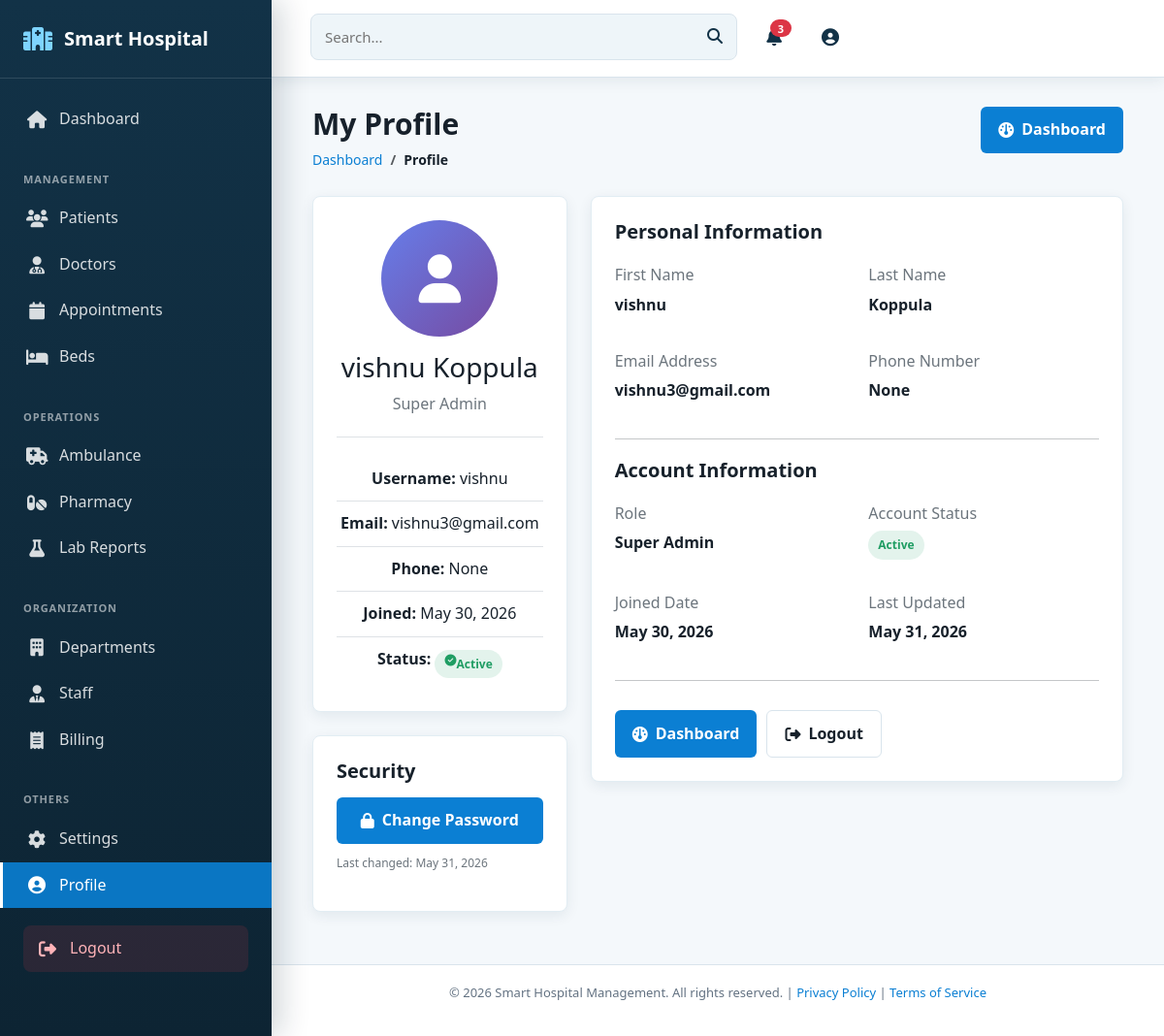
The app's page /accounts/profile/ (signed in), older data.
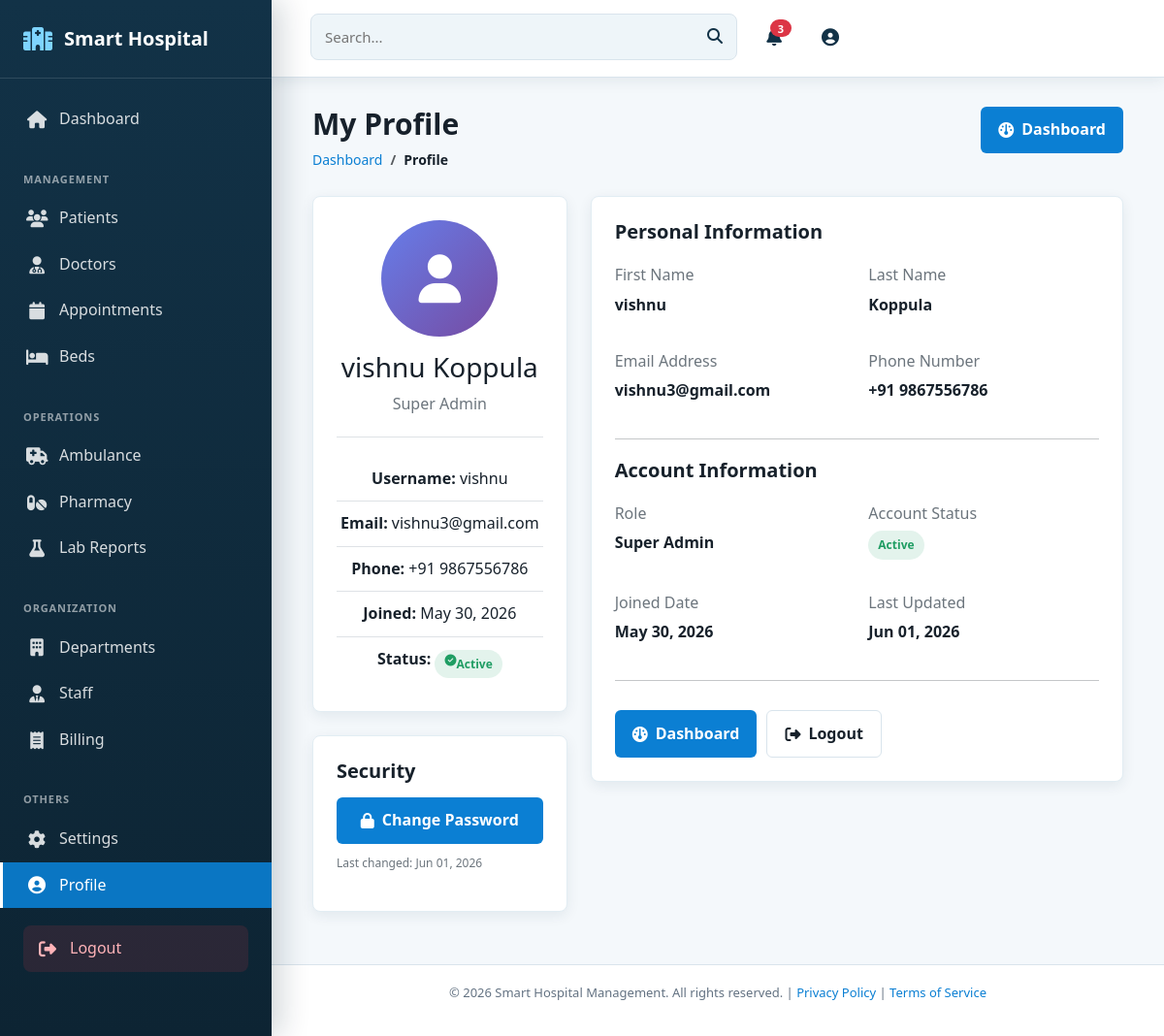
The same page, newer data.
### accounts/models.py (models this page shows, shortened)
class User(AbstractUser):
    class Roles(models.TextChoices):
        SUPER_ADMIN = "SUPER_ADMIN", "Super Admin"
        PATIENT = "PATIENT", "Patient"
        DOCTOR = "DOCTOR", "Doctor"
        ADMIN = "ADMIN", "Admin"
        NURSE = "NURSE", "Nurse"
    email = models.EmailField(unique=True)
    role = models.CharField(max_length=30, choices=Roles.choices, default=Roles.PATIENT)
    phone_number = models.CharField(max_length=15, blank=True, null=True)
    profile_picture = models.ImageField(upload_to="profiles/", blank=True, null=True)
    is_verified = models.BooleanField(default=False)
    created_at = models.DateTimeField(auto_now_add=True)
    updated_at = models.DateTimeField(auto_now=True)

### accounts/views.py (the view)
# urls.py: path("profile/", views.profile_view, name="profile"),
@login_required
def profile_view(request):
    patient_profile = getattr(request.user, "patient_profile", None)
    return render(
        request,
        "accounts/profile.html",
        {"user_obj": request.user, "patient_profile": patient_profile},
    )

### templates/accounts/profile.html (shortened to what the changed rows need)
{% extends 'base.html' %}
{% load static %}
{% block content %}
<div class="container-fluid">
    <div class="page-header">
        <div>
            <h1 class="page-title">My Profile</h1>
        </div>
    </div>
    <div class="row">
        <div class="col-lg-4">
            <div class="table-card" style="text-align: center;">
                <div style="margin-bottom: 20px;">
                    <div style="width: 120px; height: 120px; background: linear-gradient(135deg, #667eea 0%, #764ba2 100%); border-radius: 50%; margin: 0 auto 15px; display: flex; align-items: center; justify-content: center; font-size: 50px; color: white;">
                        <i class="fas fa-user"></i>
                    </div>
                    <h3>{{ user.first_name }} {{ user.last_name }}</h3>
                    <p style="color: #6c757d;">{{ user.get_role_display }}</p>
                </div>
                <div style="border-top: 1px solid #dee2e6; padding-top: 20px;">
                    <div style="padding: 10px 0; border-bottom: 1px solid #dee2e6;">
                        <strong>Username:</strong> {{ user.username }}
                    </div>
                    <div style="padding: 10px 0; border-bottom: 1px solid #dee2e6;">
                        <strong>Email:</strong> {{ user.email }}
                    </div>
                    <div style="padding: 10px 0; border-bottom: 1px solid #dee2e6;">
                        <strong>Phone:</strong> {{ user.phone_number }}
                    </div>
                    <div style="padding: 10px 0; border-bottom: 1px solid #dee2e6;">
                        <strong>Joined:</strong> {{ user.created_at|date:"M d, Y" }}
                    </div>
                    <div style="padding: 10px 0;">
                        <strong>Status:</strong>
                        <span class="status-badge status-active">
                        </span>
                    </div>
                </div>
            </div>
            <div class="table-card" style="margin-top: 20px;">
                <h5 style="font-weight: 600; margin-bottom: 15px;">Security</h5>
                <button class="btn-primary" style="width: 100%; margin-bottom: 10px;" data-bs-toggle="modal" data-bs-target="#changePasswordModal">
                    <i class="fas fa-lock"></i> Change Password
                </button>
                <p style="font-size: 12px; color: #6c757d;">Last changed: {{ user.updated_at|date:"M d, Y" }}</p>
            </div>
        </div>
        <div class="col-lg-8">
            <div class="table-card">
                <div class="row mb-3">
                    <div class="col-md-6">
                        <p style="color: #6c757d; margin-bottom: 5px;">First Name</p>
                        <p style="font-weight: 600;">{{ user.first_name }}</p>
                    </div>
                    <div class="col-md-6">
                        <p style="color: #6c757d; margin-bottom: 5px;">Last Name</p>
                        <p style="font-weight: 600;">{{ user.last_name }}</p>
                    </div>
                </div>
                <div class="row mb-3">
                    <div class="col-md-6">
                        <p style="color: #6c757d; margin-bottom: 5px;">Email Address</p>
                        <p style="font-weight: 600;">{{ user.email }}</p>
                    </div>
                    <div class="col-md-6">
                        <p style="color: #6c757d; margin-bottom: 5px;">Phone Number</p>
                        <p style="font-weight: 600;">{{ user.phone_number }}</p>
                    </div>
                </div>
                <div class="row mb-3">
                    <div class="col-md-6">
                        <p style="color: #6c757d; margin-bottom: 5px;">Role</p>
                        <p style="font-weight: 600;">{{ user.get_role_display }}</p>
                    </div>
                </div>
                <div class="row mb-3">
                    <div class="col-md-6">
                        <p style="color: #6c757d; margin-bottom: 5px;">Joined Date</p>
                        <p style="font-weight: 600;">{{ user.created_at|date:"M d, Y" }}</p>
                    </div>
                    <div class="col-md-6">
                        <p style="color: #6c757d; margin-bottom: 5px;">Last Updated</p>
                        <p style="font-weight: 600;">{{ user.updated_at|date:"M d, Y" }}</p>
                    </div>
                </div>
            </div>
        </div>
    </div>
</div>
{% endblock %}

Row changes from the older to the newer data that the page shows:
changed User "vishnu": phone_number "None" → "+91 9867556786"; updated_at "May 31, 2026" → "Jun 01, 2026"
